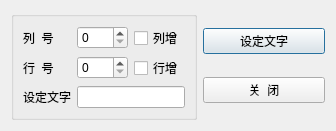
<?xml version="1.0" encoding="UTF-8"?>
<ui version="4.0">
 <class>QDialogLocate</class>
 <widget class="QDialog" name="QDialogLocate">
  <property name="geometry">
   <rect>
    <x>0</x>
    <y>0</y>
    <width>336</width>
    <height>127</height>
   </rect>
  </property>
  <property name="windowTitle">
   <string>Dialog</string>
  </property>
  <layout class="QHBoxLayout" name="horizontalLayout">
   <item>
    <widget class="QGroupBox" name="groupBox">
     <property name="title">
      <string/>
     </property>
     <layout class="QGridLayout" name="gridLayout">
      <item row="0" column="0">
       <widget class="QLabel" name="label">
        <property name="text">
         <string>列  号</string>
        </property>
       </widget>
      </item>
      <item row="0" column="1">
       <widget class="QSpinBox" name="spinBoxColumn">
        <property name="minimum">
         <number>0</number>
        </property>
       </widget>
      </item>
      <item row="0" column="2">
       <widget class="QCheckBox" name="chkBoxColumn">
        <property name="text">
         <string>列增</string>
        </property>
       </widget>
      </item>
      <item row="1" column="0">
       <widget class="QLabel" name="label_2">
        <property name="text">
         <string>行  号</string>
        </property>
       </widget>
      </item>
      <item row="1" column="1">
       <widget class="QSpinBox" name="spinBoxRow"/>
      </item>
      <item row="1" column="2">
       <widget class="QCheckBox" name="chkBoxRow">
        <property name="text">
         <string>行增</string>
        </property>
       </widget>
      </item>
      <item row="2" column="0">
       <widget class="QLabel" name="label_3">
        <property name="text">
         <string>设定文字</string>
        </property>
       </widget>
      </item>
      <item row="2" column="1" colspan="2">
       <widget class="QLineEdit" name="edtCaption"/>
      </item>
     </layout>
    </widget>
   </item>
   <item>
    <layout class="QVBoxLayout" name="verticalLayout">
     <item>
      <widget class="QPushButton" name="btnSetText">
       <property name="text">
        <string>设定文字</string>
       </property>
       <property name="icon">
        <iconset resource="../../../QT5.9Samp2019/chap06Forms/samp6_2CustomDialogs/res.qrc">
         <normaloff>:/images/images/506.bmp</normaloff>:/images/images/506.bmp</iconset>
       </property>
      </widget>
     </item>
     <item>
      <widget class="QPushButton" name="btnClose">
       <property name="text">
        <string>关  闭</string>
       </property>
       <property name="icon">
        <iconset resource="../../../QT5.9Samp2019/chap06Forms/samp6_2CustomDialogs/res.qrc">
         <normaloff>:/images/images/132.bmp</normaloff>:/images/images/132.bmp</iconset>
       </property>
      </widget>
     </item>
    </layout>
   </item>
  </layout>
 </widget>
 <resources>
  <include location="../../../QT5.9Samp2019/chap06Forms/samp6_2CustomDialogs/res.qrc"/>
 </resources>
 <connections>
  <connection>
   <sender>btnClose</sender>
   <signal>clicked()</signal>
   <receiver>QDialogLocate</receiver>
   <slot>close()</slot>
   <hints>
    <hint type="sourcelabel">
     <x>249</x>
     <y>85</y>
    </hint>
    <hint type="destinationlabel">
     <x>167</x>
     <y>63</y>
    </hint>
   </hints>
  </connection>
 </connections>
</ui>
